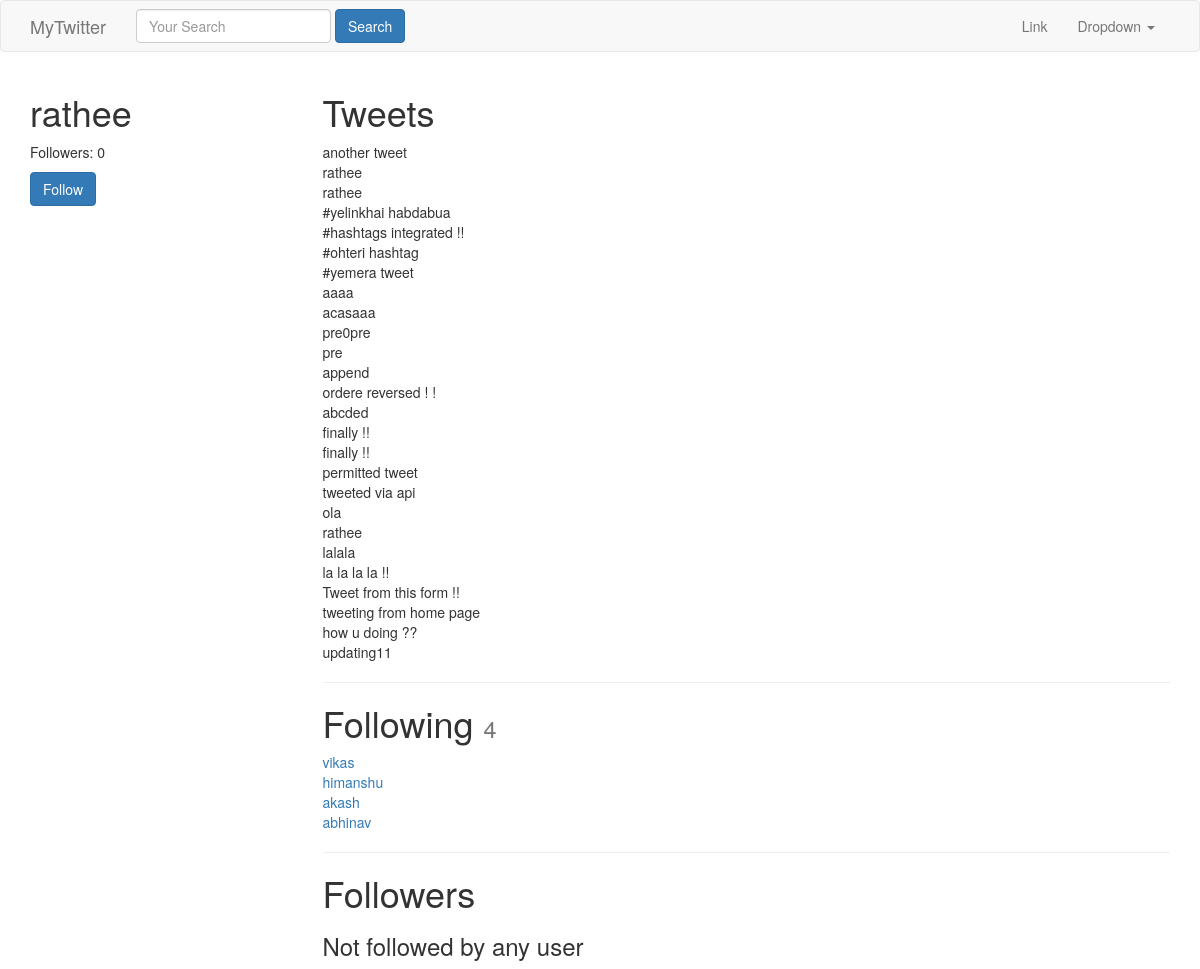
Before: /rathee/ (signed in) with the older database file.
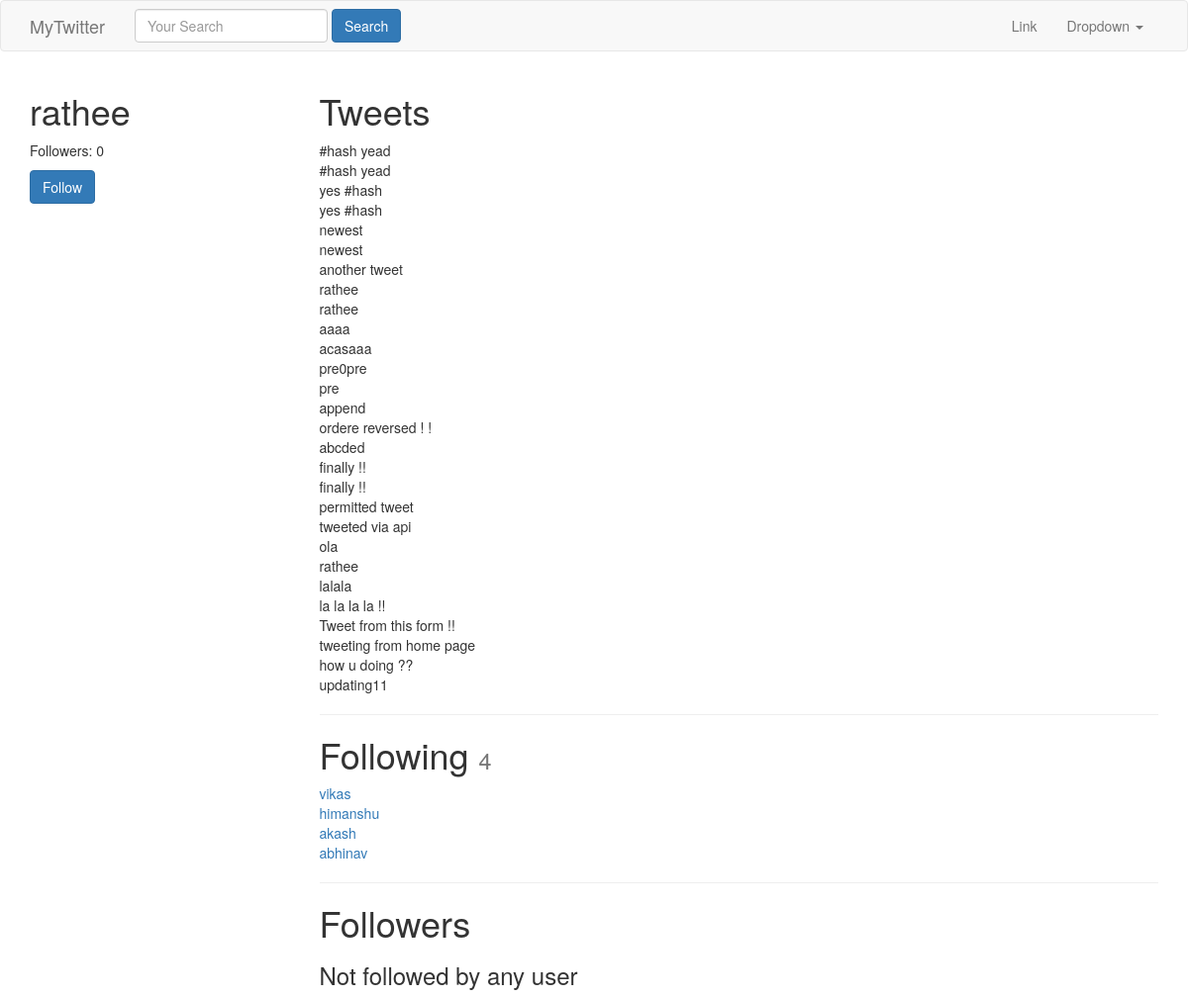
After: the same page with the newer database file.
### tweets/models.py (models this page shows, shortened)
class Tweet(models.Model):
	parent = models.ForeignKey("self", blank = True, null=True)
	user = models.ForeignKey(settings.AUTH_USER_MODEL, default = 1)
	content = models.CharField(max_length =140)
	updated = models.DateTimeField(auto_now = True)
	timestamp = models.DateTimeField(auto_now_add = True)
	objects = TweetManager()
	def __str__(self):
		return str(self.content)
	class Meta:
		ordering  = ['-timestamp']

### accounts/models.py (models this page shows, shortened)
class UserProfile(models.Model):
    user        = models.OneToOneField(settings.AUTH_USER_MODEL, related_name='profile') # user.profile
    following   = models.ManyToManyField(settings.AUTH_USER_MODEL, blank=True, related_name='followed_by')
    objects = UserProfileManager() # UserProfile.objects.all()
    def get_following(self):
        users  = self.following.all() # User.objects.all().exclude(username=self.user.username)
        return users.exclude(username=self.user.username)
    def get_follow_url(self):
        return reverse_lazy("profiles:follow" , kwargs= {"username":self.user.username} )

### accounts/views.py (the view)
# urls.py: url(r'^(?P<username>[\w.@+-]+)/$', UserDetailView.as_view(),name="detail"), #pk --> dynamic url routing
class UserDetailView(DetailView):
	template_name = 'accounts/user_detail.html'
	queryset= User.objects.all()
	def get_object(self):
		return get_object_or_404(User, username__iexact = self.kwargs.get('username'))
	def get_context_data(self,*args,**kwargs):
		context = super(UserDetailView,self).get_context_data(*args,**kwargs)
		following = UserProfile.objects.is_following(self.request.user, self.get_object())
		context['following'] = following
		return context

### accounts/models.py (called while the page is built)
    def all(self):
        qs = self.get_queryset().all()
        try:
            if self.instance:
                qs = qs.exclude(user=self.instance)
        except:
            pass
        return qs

    def is_following(self,user,followed_by_user):
        user_profile, created = UserProfile.objects.get_or_create(user = user)
        if created:
            return False
        if followed_by_user in user_profile.following.all():
            return True
        return False

### accounts/templates/accounts/user_detail.html
{% extends "base.html" %} {% block title %} Detailed Tweet | {{ block.super}}{% endblock title %} {% block content %}
<div class="row">
    <div class="col-sm-3 col-xs-12 " style="background-color: white">
        <h1>{{ object.username }}</h1>
        <p>Followers: {{ object.followed_by.all.count }}</p>
        <p><a class="btn btn-primary" href='{{ object.profile.get_follow_url }}'>
        {% if following %}Unfollow
        {% else %} Follow
        {% endif %}</a></p>
    </div>
    <div class="col-sm-9 col-xs-12">
    <h1>Tweets</h1>
    {% for tweet in object.tweet_set.all %}
    {{ tweet }} <br/>
    {% endfor %}
    <hr/>
    <h1>Following <small> {{ object.profile.get_following.count  }} </small></h1>
    {% for user in object.profile.get_following %}
    <a href="/{{user.username}}">
    {{ user.username }} </a><br/>
    {% empty %}
    <h3>Not following any user</h3>
    {% endfor %}
    <hr/>
    <h1>Followers  </h1>
    {% for profile in object.followed_by.all %}
    <a href="/{{ profile.user.username }}">
    {{ profile.user.username }}</a> <br/>
    {% empty %}
    <h3>Not followed by  any user</h3>
    {% endfor %}
    </div>
</div>
{% endblock content %}

### templates/base.html (shortened to what this page needs)
{% load static %}
<!DOCTYPE html>
<html lang="en">
<head>
    <link href="{% static 'css/bootstrap.min.css' %}" rel="stylesheet">
</head>
<body>
{%  include "navbar.html" %}
<div class="container">
{% block content %}
{% endblock content %}
</div>
</body>
</html>

### templates/navbar.html (shortened to what this page needs)
<nav class="navbar navbar-default">
  <div class="container">
    <div class="navbar-header">
      <a class="navbar-brand" href="{%url "home" %}">MyTwitter</a>
    </div>
     {% include "tweets/search_form.html" %}
    <div class="collapse navbar-collapse" id="bs-example-navbar-collapse-1">
      <ul class="nav navbar-nav navbar-right">
        <li><a href="#">Link</a></li>
        <li class="dropdown">
          <a href="#" class="dropdown-toggle" data-toggle="dropdown" role="button" aria-haspopup="true" aria-expanded="false">Dropdown <span class="caret"></span></a>
        </li>
      </ul>
    </div>
  </div>
</nav>

### tweets/templates/tweets/search_form.html (shortened to what this page needs)
<form id="navbar-search-form" class="navbar-form navbar-left " method="GET" action="{% url "tweet:list" %}">
    <div class="form-group mb-2 mr-sm-2 mb-sm-0">
        <input class="form-control" type="text" name="q" placeholder="Your Search" value="{{ request.GET.q }}"></input>
    </div>
    <input class="btn btn-primary" type="Submit" value="Search"></input>
</form>

Changed rows visible on the page:
removed Tweet: content "#yelinkhai habdabua"
removed Tweet: content "#hashtags integrated !!"
removed Tweet: content "#ohteri hashtag"
removed Tweet: content "#yemera tweet"
added Tweet: content "#hash yead"
added Tweet: content "#hash yead"
added Tweet: content "yes #hash"
added Tweet: content "yes #hash"
added Tweet: content "newest"
added Tweet: content "newest"
